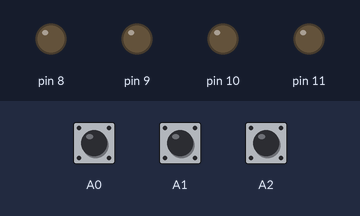
Bench run of a sketch on a simulated Arduino Uno, built with avr-gcc and run on an emulated ATmega328P. Shown: output pins drawn as LEDs (lit = HIGH). Dashed ring = blinking. The inputs (shaded band) are chosen by the test bench; at power-on: A0 HIGH, A1 HIGH, A2 HIGH.

Above: at 1.2 s.
1.3 s: A0 pulled LOW for 0.15 s
At 1.55 s:
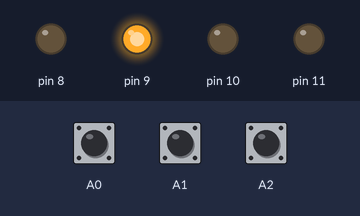
4.3 s: A1 pulled LOW for 0.15 s
At 4.55 s:
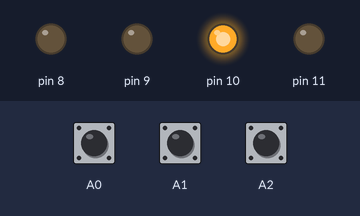
7.3 s: A1 pulled LOW for 3.2 s
At 8.95 s:
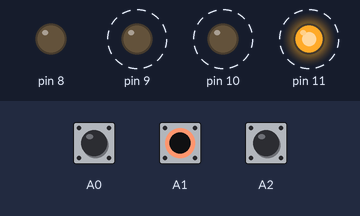
12.0 s: A0 pulled LOW for 3.2 s
At 13.85 s:
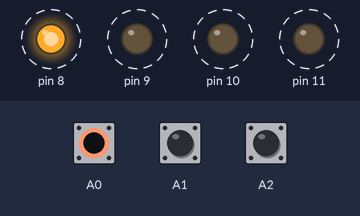
Timing chart, 0 to 16.0 s (numbered marks = the images above; inputs shaded):
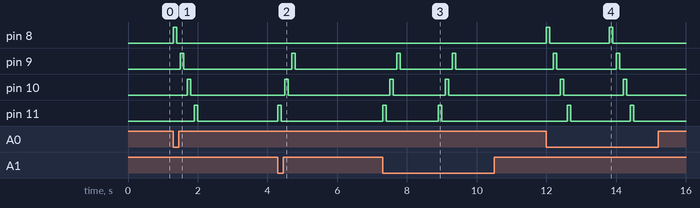

The sketch:

praktikum_3_2_fix.ino
```cpp
void setup()
{
  DDRB=0b1111;
  DDRC=0b0000;
  PORTC=0b1111;
}
void loop()
{
  if (digitalRead(A0)==LOW)
  {
  first();
  delay(1000);
  }
  if(digitalRead(A1)==LOW)
  {
    second();
    delay(1000);
  }
  if(digitalRead(A2)==LOW)
  {
    reset();
  }
}

void first()
{
  for(int LED=8; LED<12; LED++)
    {
      digitalWrite(LED,HIGH);
      delay(100);
      digitalWrite(LED,LOW);
      delay(100);}
}
void second()
{
  for(int LED=11; LED>8; LED--)
    { digitalWrite(LED,HIGH);
      delay(100);
      digitalWrite(LED,LOW);
      delay(100);}
}
void reset()
{
  PORTB = 0;
}
```

Measured:
- after the input at 1.3 s, pin 8: LOW → HIGH at once, → LOW 0.10 s later; pin 9: LOW → HIGH after 0.20 s, → LOW 0.10 s later; pin 10: LOW → HIGH after 0.40 s, → LOW 0.10 s later; pin 11: LOW → HIGH after 0.60 s, → LOW 0.10 s later
- after the input at 4.3 s, pin 9: LOW → HIGH after 0.40 s, → LOW 0.10 s later; pin 10: LOW → HIGH after 0.20 s, → LOW 0.10 s later; pin 11: LOW → HIGH at once, → LOW 0.10 s later
- after the input at 7.3 s, pin 9: alternates HIGH for 0.10 s and LOW for 1.5 s, starting after 0.40 s; pin 10: alternates HIGH for 0.10 s and LOW for 1.5 s, 4 changes in all, then stays LOW, starting after 0.20 s; pin 11: alternates HIGH for 0.10 s and LOW for 1.5 s, 4 changes in all, then stays LOW, starting at once
- after the input at 12.0 s, pin 8: alternates HIGH for 0.10 s and LOW for 1.7 s, 4 changes in all, then stays LOW, starting at once; pin 9: alternates HIGH for 0.10 s and LOW for 1.7 s, 4 changes in all, then stays LOW, starting after 0.20 s
